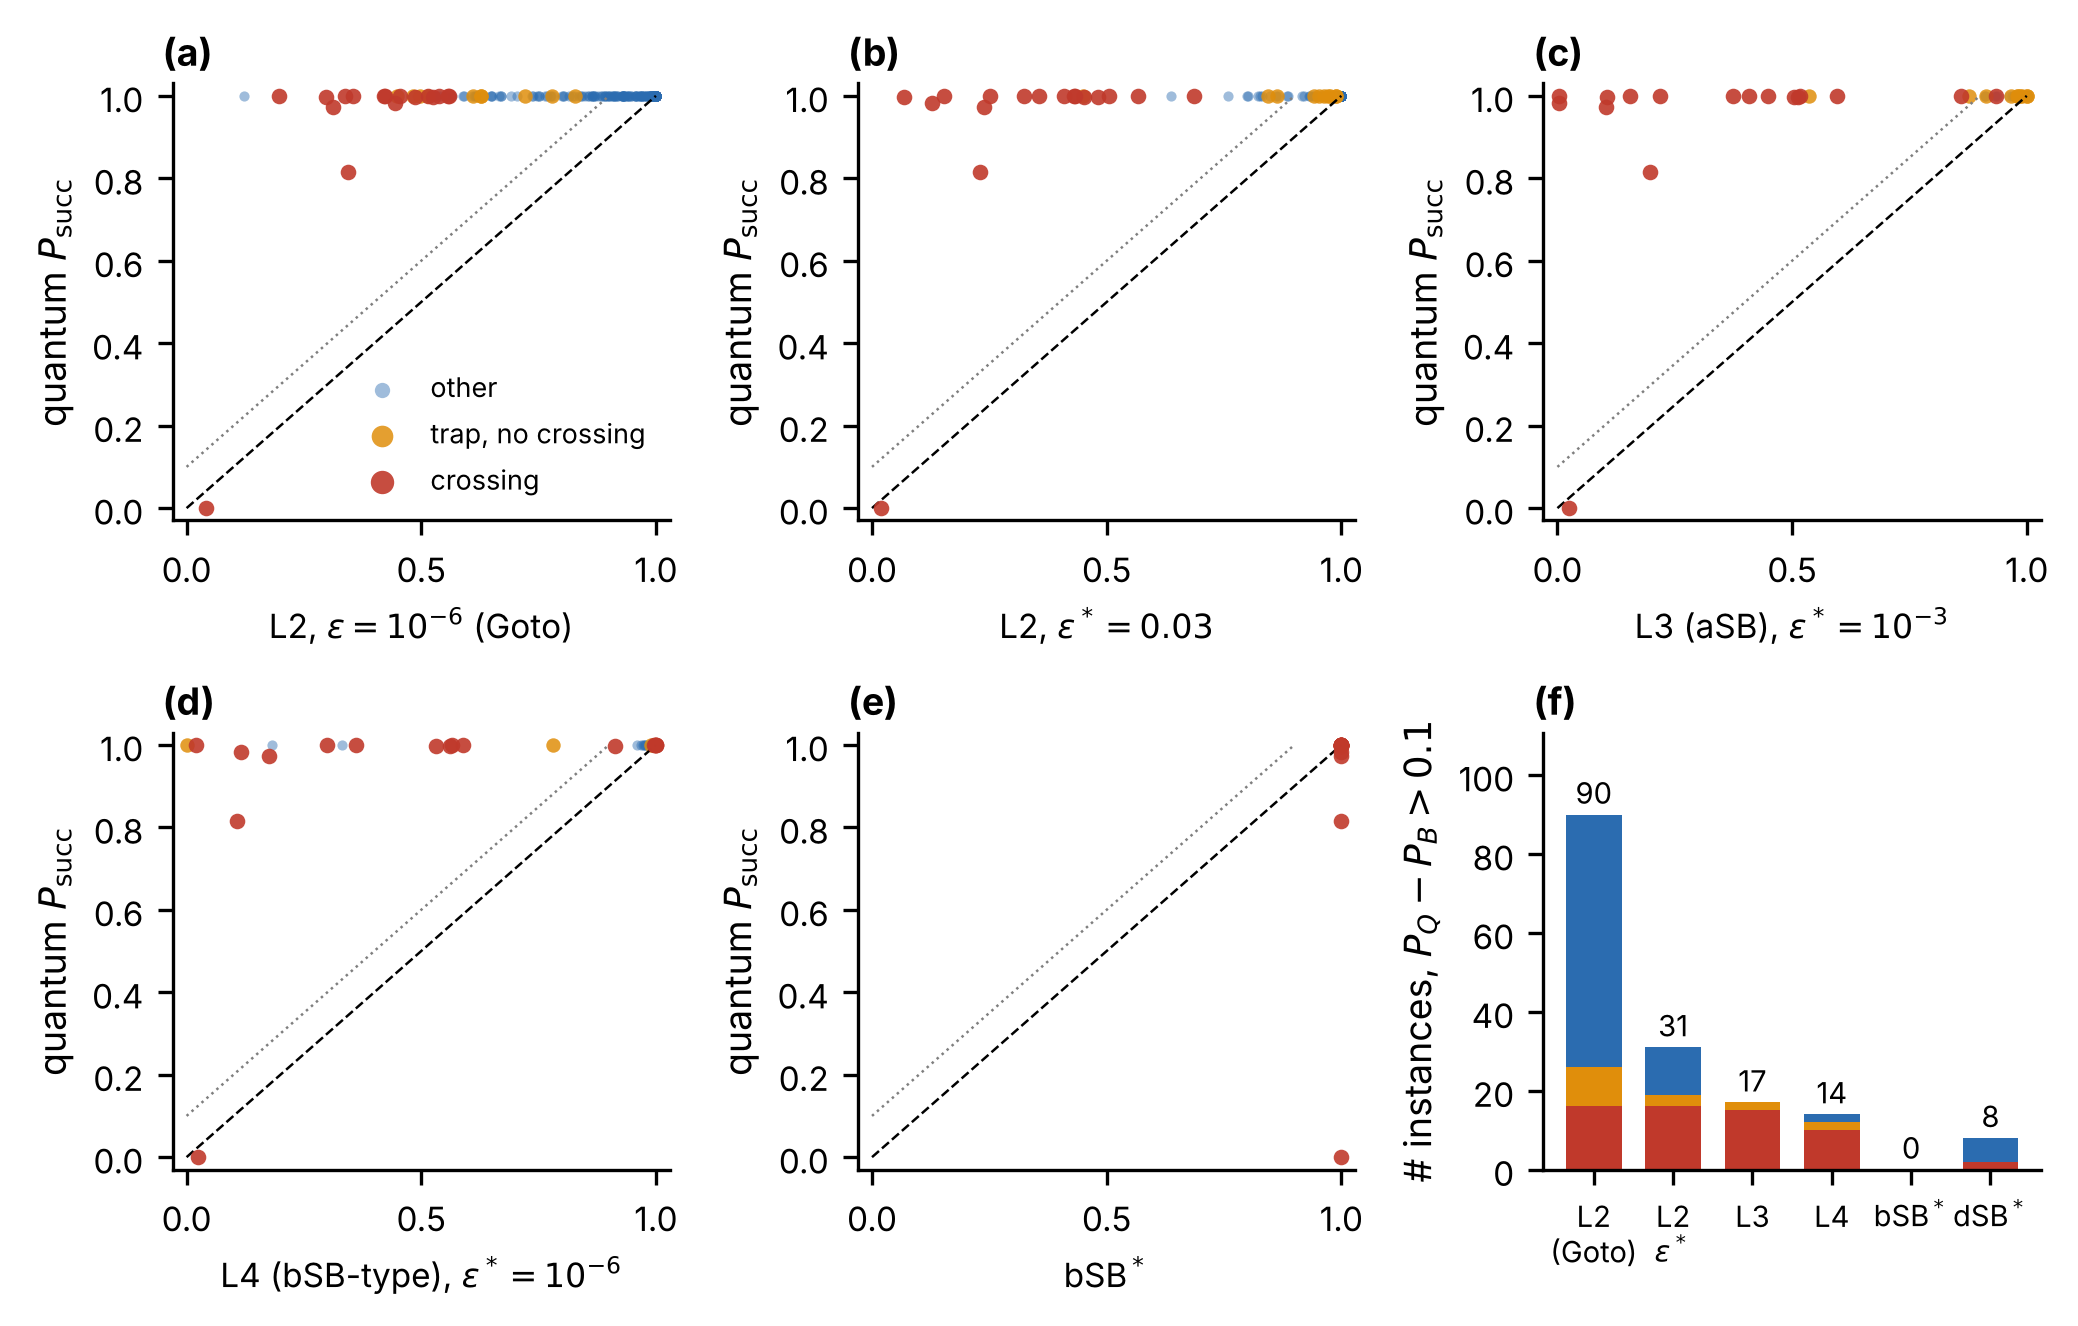

Reproduce this figure in Python.
"""MSBQA paper 1, Fig. 2 (claim C1): quantum vs classical baselines, per instance, n = 4 test set (G4 0-299).
Reads run_v4/phase1b/per_instance_1b.csv and run_v4/branches/branches_weyl.csv. Run from msbqa_phase1/:
    python paper1_figs/fig2_who_wins.py
"""
import numpy as np

import p1common as pc

say = pc.Numbers("fig2_who_wins")
df = pc.load_1b()
Q = df["Q_weyl"]
BASE = [(pc.C_L2G_GOTO, r"L2, $\varepsilon=10^{-6}$ (Goto)"),
        (pc.C_L2G, r"L2, $\varepsilon^*=0.03$"),
        (pc.C_L3, r"L3 (aSB), $\varepsilon^*=10^{-3}$"),
        (pc.C_L4, r"L4 (bSB-type), $\varepsilon^*=10^{-6}$"),
        (pc.C_BSB, r"bSB$^*$")]
EXTRA = [(pc.C_DSB, "dSB*")]

say(f"test instances: {len(df)};  classes: " + ", ".join(f"{k} {v}" for k, v in df.cls.value_counts().items()))
say(f"quantum (weyl, h = 1, T = 700) mean: all {Q.mean():.4f}, crossing {Q[df.cross == 1].mean():.4f}, "
    f"other {Q[df.cross == 0].mean():.4f};  goto family mean {df['Q_goto'].mean():.4f}")
counts = {}
for col, lab in BASE + EXTRA:
    B = df[col]
    d = Q - B
    row = {k: int(((d > 0.1) & (df.cls == k)).sum()) for k in pc.CLS_STYLE}
    counts[col] = row
    say(f"{col:45s} mean B {B.mean():.3f} (crossing {B[df.cross == 1].mean():.3f}, no crossing "
        f"{B[df.cross == 0].mean():.3f}) | Q-B>0.1: {int((d > 0.1).sum()):3d} "
        f"[crossing {row['crossing']}, trap-no-cross {row['trap, no crossing']}, other {row['other']}] "
        f"| Q-B>0.2: {int((d > 0.2).sum()):3d} | B-Q>0.02: {int((d < -0.02).sum()):3d}")
best_kpo = df[[pc.C_L2G, pc.C_L3, pc.C_L4]].max(axis=1)
cr = df.cross == 1
say(f"crossing instances: best KPO-type (max L2g/L3/L4 at eps*) mean {best_kpo[cr].mean():.3f}, quantum "
    f"{Q[cr].mean():.3f}, Q - best KPO > 0.1 on {int(((Q - best_kpo) > 0.1)[cr].sum())} of {int(cr.sum())}")
say(f"goto family: bSB* - Q_goto > 0.02 on {int((df[pc.C_BSB] - df['Q_goto'] > 0.02).sum())}")

plt = pc.setup_mpl()
fig, axs = plt.subplots(2, 3, figsize=(7.0, 4.5))
axs = axs.ravel()
for a, (col, lab) in zip(axs[:5], BASE):
    for k, st in pc.CLS_STYLE.items():
        m = df.cls == k
        a.scatter(df.loc[m, col], Q[m], s=st["s"], c=st["c"], alpha=st["alpha"], lw=0, zorder=st["z"], label=k)
    a.plot([0, 1], [0, 1], "k--", lw=0.6)
    a.plot([0, 0.9], [0.1, 1.0], c=pc.GREY, ls=":", lw=0.6)
    a.set_xlim(-0.03, 1.03); a.set_ylim(-0.03, 1.03)
    a.set_xlabel(lab, fontsize=8)
    a.set_ylabel(r"quantum $P_{\rm succ}$")
axs[0].legend(loc="lower right", frameon=False, markerscale=1.5, fontsize=6.5)

a = axs[5]
labs = ["L2\n(Goto)", "L2\n$\\varepsilon^*$", "L3", "L4", "bSB$^*$", "dSB$^*$"]
x = np.arange(len(labs))
bottom = np.zeros(len(labs))
for k in ("crossing", "trap, no crossing", "other"):
    v = np.array([counts[col][k] for col, _ in BASE + EXTRA])
    a.bar(x, v, bottom=bottom, color=pc.CLS_STYLE[k]["c"], width=0.7, label=k)
    bottom += v
for xi, b in zip(x, bottom):
    a.text(xi, b + 1, f"{int(b)}", ha="center", va="bottom", fontsize=7)
a.set_xticks(x); a.set_xticklabels(labs, fontsize=7)
a.set_ylabel(r"# instances, $P_Q-P_B>0.1$")
a.set_ylim(0, max(bottom) * 1.22 + 1)
pc.panel_labels(axs)
fig.tight_layout(w_pad=0.8, h_pad=0.8)
pc.save(fig, "fig2_who_wins")
say.write()
